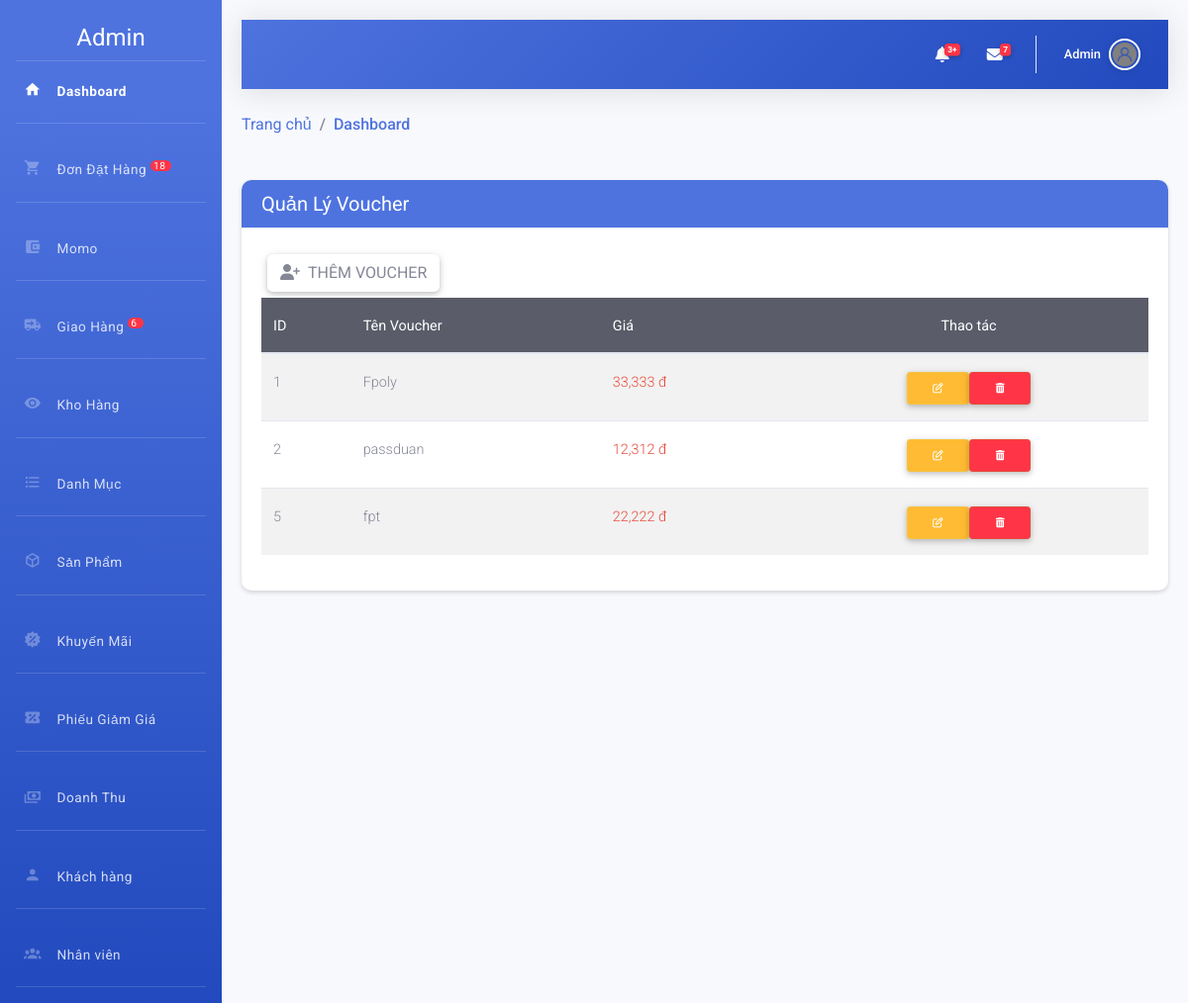
Screenshot of /admin/index.php?action=phieugiamgia (signed in) with the database file from the repository.
### tables this page shows
CREATE TABLE `phieugiamgia` (
  `MaGG` int NOT NULL,
  `TenGG` varchar(200) NOT NULL,
  `TienGG` int NOT NULL
);

### admin/phieugiamgia/phieugiamgia.php (the view, shortened to what this page needs)
<?php
    $sql = "SELECT * FROM phieugiamgia";
    $rs = mysqli_query($conn, $sql);
?>
<div class="container-fluid py-4">
    <div class="row">
        <div class="col-12">
            <div class="card shadow-sm">
                <div class="card-header bg-primary text-white d-flex justify-content-between align-items-center">
                    <h5 class="mb-0">Quản Lý Voucher</h5>
                </div>
                <div class="card-body">
                    <a href="?action=phieugiamgia&view=them" class="btn btn-add">
                                    <i class="fas fa-user-plus mr-2"></i>Thêm Voucher
                                </a>
                    <div class="table-responsive">
                        <table class="table table-hover table-striped align-middle">
                            <thead class="table-dark">
                                <tr>
                                    <th>ID</th>
                                    <th>Tên Voucher</th>
                                    <th>Giá</th>
                                    <th class="text-center">Thao tác</th>
                                </tr>
                            </thead>
                            <tbody>
                            <?php
                            if (mysqli_num_rows($rs) > 0) {
                                while ($row = mysqli_fetch_array($rs)) {
                            ?>
                                <tr>
                                    <td><?php echo htmlspecialchars($row['MaGG']); ?></td>
                                    <td>
                                        <span class="fw-medium"><?php echo htmlspecialchars($row['TenGG']); ?></span>
                                    </td>
                                    <td>
                                        <?php if ($row['TienGG'] > 0) { ?>
                                            <span class="text-danger fw-medium"><?php echo number_format($row['TienGG']); ?> đ</span>
                                        <?php } else { ?>
                                            <span>-</span>
                                        <?php } ?>
                                    </td>
                                    <td>
                                        <div class="d-flex justify-content-center">
                                            <a href="index.php?action=phieugiamgia&view=sua&id=<?php echo urlencode($row['MaGG']); ?>"
                                               class="btn btn-warning btn-sm me-1" data-bs-toggle="tooltip" title="Sửa">
                                                <i class="far fa-edit"></i>
                                            </a>
                                            <a href="javascript:void(0)" onclick="confirmDelete('<?php echo urlencode($row['MaGG']); ?>')"
                                               class="btn btn-danger btn-sm" data-bs-toggle="tooltip" title="Xóa">
                                                <i class="fas fa-trash-alt"></i>
                                            </a>
                                        </div>
                                    </td>
                                </tr>
                            <?php
                                }
                            } else {
                            ?>
                                <tr>
                                    <td colspan="8" class="text-center">Không có dữ liệu khuyến mãi</td>
                                </tr>
                            <?php } ?>
                            </tbody>
                        </table>
                    </div>
                </div>
            </div>
        </div>
    </div>
</div>

### admin/include/menu.php (style rules this page uses)
:root { --primary: #4e73df; --primary-dark: #3a56a5; --secondary: #858796; --success: #1cc88a; --info: #36b9cc; --warning: #f6c23e; --danger: #e74a3b; --light: #f8f9fc; --dark: #5a5c69; }

### admin/include/header.php (style rules this page uses)
:root { --primary: #4e73df; --primary-dark: #3a5fc7; --secondary: #858796; --success: #1cc88a; --info: #36b9cc; --warning: #f6c23e; --danger: #e74a3b; --light: #f8f9fc; --dark: #5a5c69; }
body { font-family: 'Roboto', sans-serif; background-color: #f8f9fc; overflow-x: hidden; width: 100%; max-width: 100%; }
.container-fluid { padding-right: 0; padding-left: 0; max-width: 100%; }
.card { border: none; border-radius: 10px; box-shadow: 0 5px 15px rgba(0, 0, 0, 0.05); transition: transform 0.3s, box-shadow 0.3s; }
.card-header { background-color: #fff; border-bottom: 1px solid #edf2f9; border-top-left-radius: 10px !important; border-top-right-radius: 10px !important; font-weight: 600; }

### rows the page displays
phieugiamgia: MaGG "1", TenGG "Fpoly", TienGG "33,333"
phieugiamgia: MaGG "2", TenGG "passduan", TienGG "12,312"
phieugiamgia: MaGG "5", TenGG "fpt", TienGG "22,222"

### other values shown
$dem "18"
$dem "6"
$nv['TenNV'] "Admin"
